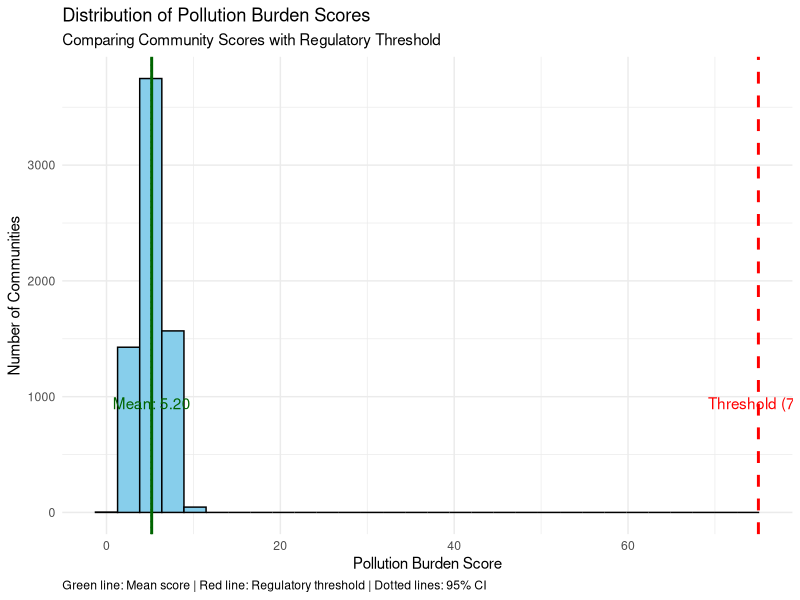
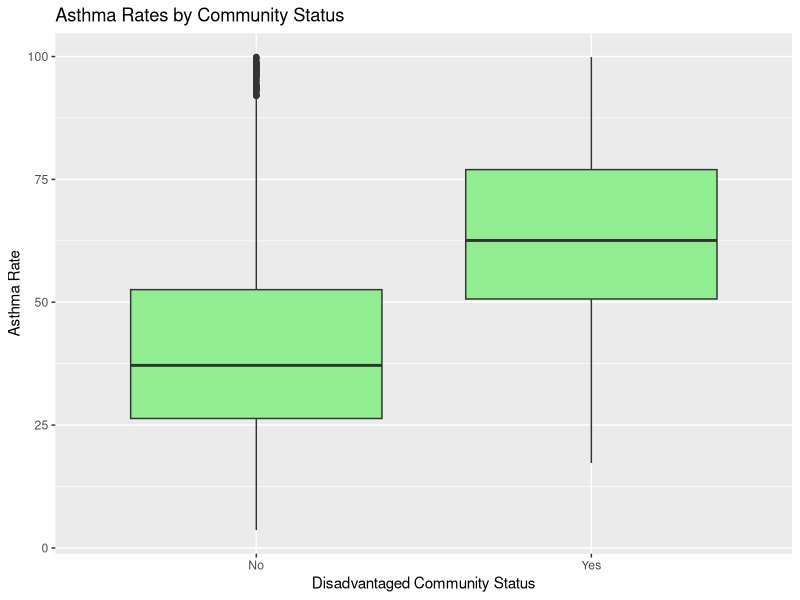
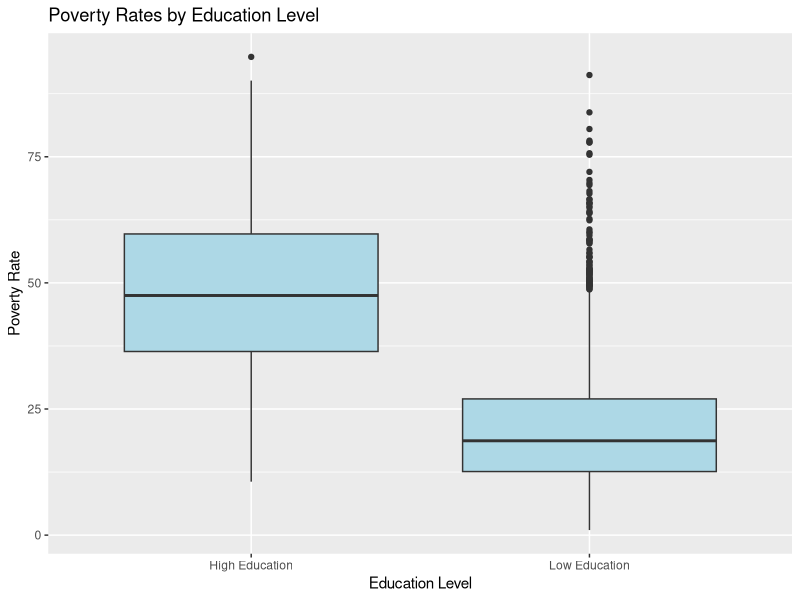
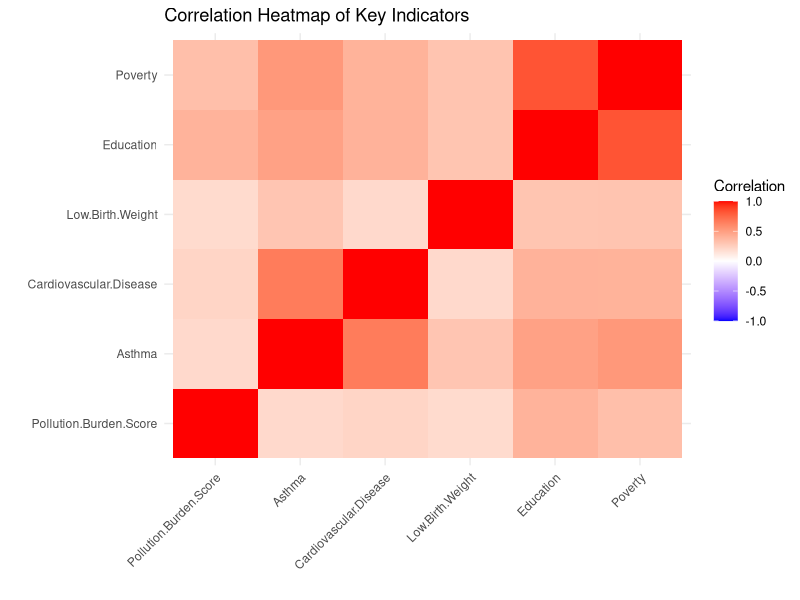
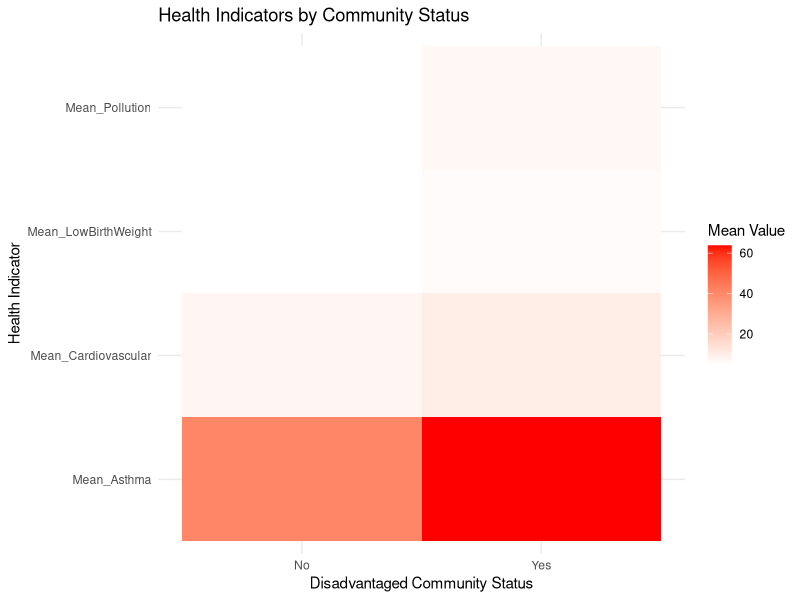

The R source for these figures, in order:
# Load required libraries
library(tidyverse)
library(ggplot2)
library(dplyr)
library(tidyr)
library(stats)

# Read and clean the original data
data <- read.csv("calenviroscreen.csv", sep=";")
# Data cleaning steps
data_clean <- data %>%
  na.omit() %>% 
  mutate(
    CES.3.0.Percentile = as.numeric(gsub("[^0-9.]", "", CES.3.0.Percentile))
  )

# Clean numeric columns
numeric_cols <- c("Total.Population", "CES.3.0.Score", "Ozone", "PM2.5", "Diesel.PM", 
                  "Drinking.Water", "Pesticides", "Tox..Release", "Traffic", "Cleanup.Sites",
                  "Groundwater.Threats", "Haz..Waste", "Imp..Water.Bodies", "Solid.Waste",
                  "Pollution.Burden", "Pollution.Burden.Score", "Asthma", "Low.Birth.Weight",
                  "Cardiovascular.Disease", "Education", "Linguistic.Isolation", "Poverty",
                  "Unemployment", "Housing.Burden")

for(col in numeric_cols) {
  data_clean[[col]] <- as.numeric(gsub(",", ".", data_clean[[col]]))
}

# Remove outliers function
remove_outliers <- function(x) {
  qnt <- quantile(x, probs=c(.25, .75), na.rm=TRUE)
  H <- 1.5 * IQR(x, na.rm=TRUE)
  x[x < (qnt[1] - H)] <- NA
  x[x > (qnt[2] + H)] <- NA
  return(x)
}

# Apply outlier removal to key indicators
key_indicators <- c("Asthma", "Cardiovascular.Disease", "Low.Birth.Weight", 
                    "Education", "Poverty", "Pollution.Burden.Score")

for(col in key_indicators) {
  data_clean[[col]] <- remove_outliers(data_clean[[col]])
}

# Remove NA values and unreasonable values
data_clean <- data_clean %>%
  na.omit() %>%
  filter(
    Asthma >= 0 & Asthma <= 100,
    Cardiovascular.Disease >= 0 & Cardiovascular.Disease <= 100,
    Low.Birth.Weight >= 0 & Low.Birth.Weight <= 100,
    Education >= 0 & Education <= 100,
    Poverty >= 0 & Poverty <= 100,
    Pollution.Burden.Score >= 0 & Pollution.Burden.Score <= 100
  )

# Question 1: One-Sample Test
# Is the average Pollution Burden Score significantly different from 75?

# Perform one-sample t-test for Pollution Burden Score
pollution_test <- t.test(data_clean$Pollution.Burden.Score, mu = 75)

# Create visualization for Pollution Burden Score
pollution_hist <- ggplot(data_clean, aes(x = Pollution.Burden.Score)) +
  geom_histogram(fill = "skyblue", color = "black", bins = 30) +
  geom_vline(xintercept = 75, color = "red", linetype = "dashed", size = 1) +
  geom_vline(xintercept = mean(data_clean$Pollution.Burden.Score), 
             color = "darkgreen", size = 1) +
  geom_vline(xintercept = pollution_test$conf.int[1], 
             color = "darkgreen", linetype = "dotted") +
  geom_vline(xintercept = pollution_test$conf.int[2], 
             color = "darkgreen", linetype = "dotted") +
  annotate("text", x = 75, y = max(hist(data_clean$Pollution.Burden.Score, plot = FALSE)$counts), 
           label = "Threshold (75)", color = "red", vjust = -1) +
  annotate("text", x = mean(data_clean$Pollution.Burden.Score), 
           y = max(hist(data_clean$Pollution.Burden.Score, plot = FALSE)$counts), 
           label = sprintf("Mean: %.2f", mean(data_clean$Pollution.Burden.Score)), 
           color = "darkgreen", vjust = -1) +
  labs(title = "Distribution of Pollution Burden Scores",
       subtitle = "Comparing Community Scores with Regulatory Threshold",
       x = "Pollution Burden Score",
       y = "Number of Communities",
       caption = "Green line: Mean score | Red line: Regulatory threshold | Dotted lines: 95% CI") +
  theme_minimal() +
  theme(plot.caption = element_text(hjust = 0))

# Question 2: Two-Sample Test for Asthma Rates
# Compare Asthma rates between disadvantaged and non-disadvantaged communities

# Perform two-sample t-test for Asthma rates
asthma_test <- t.test(Asthma ~ SB.535.Disadvantaged.Community, data = data_clean)

# Create visualization for Asthma comparison
asthma_box <- ggplot(data_clean, aes(x = SB.535.Disadvantaged.Community, y = Asthma)) +
  geom_boxplot(fill = "lightgreen") +
  labs(title = "Asthma Rates by Community Status",
       x = "Disadvantaged Community Status",
       y = "Asthma Rate")

# Question 3: Two-Sample Test for Education and Poverty
# Compare poverty rates between high and low education communities

# Create education groups based on median
education_median <- median(data_clean$Education)
data_clean$Education.Group <- ifelse(data_clean$Education > education_median, 
                                   "High Education", "Low Education")

# Perform two-sample t-test for Poverty rates
poverty_test <- t.test(Poverty ~ Education.Group, data = data_clean)

# Create visualization for Education and Poverty relationship
education_poverty_box <- ggplot(data_clean, aes(x = Education.Group, y = Poverty)) +
  geom_boxplot(fill = "lightblue") +
  labs(title = "Poverty Rates by Education Level",
       x = "Education Level",
       y = "Poverty Rate")

# Save test results
test_results <- list(
  pollution_burden = pollution_test,
  asthma_community = asthma_test,
  poverty_education = poverty_test
)

# Save visualizations
ggsave("plots/pollution_burden_hist.png", pollution_hist, width = 10, height = 6)
ggsave("plots/asthma_community_box.png", asthma_box, width = 10, height = 6)
ggsave("plots/education_poverty_box.png", education_poverty_box, width = 10, height = 6)

# Print test results
cat("\nPollution Burden Score Test Results:\n")
print(pollution_test)

cat("\nAsthma Rates by Community Status Test Results:\n")
print(asthma_test)

cat("\nPoverty Rates by Education Level Test Results:\n")
print(poverty_test)

# Additional summary statistics
summary_stats <- data_clean %>%
  group_by(SB.535.Disadvantaged.Community) %>%
  summarise(
    mean_asthma = mean(Asthma),
    sd_asthma = sd(Asthma),
    mean_pollution = mean(Pollution.Burden.Score),
    sd_pollution = sd(Pollution.Burden.Score)
  )

print("\nSummary Statistics by Community Status:")
print(summary_stats)

# Create correlation matrix for health and environmental indicators
correlation_vars <- data_clean %>%
  select(Pollution.Burden.Score, Asthma, Cardiovascular.Disease, 
         Low.Birth.Weight, Education, Poverty)
cor_matrix <- cor(correlation_vars)

# Create heatmap for correlations
correlation_heatmap <- ggplot(data = as.data.frame(as.table(cor_matrix)),
       aes(x = Var1, y = Var2, fill = Freq)) +
  geom_tile() +
  scale_fill_gradient2(low = "blue", high = "red", mid = "white", 
                      midpoint = 0, limit = c(-1,1)) +
  theme_minimal() +
  theme(axis.text.x = element_text(angle = 45, hjust = 1)) +
  labs(title = "Correlation Heatmap of Key Indicators",
       x = "", y = "", fill = "Correlation")

# Create heatmap for disadvantaged communities
community_heatmap <- data_clean %>%
  group_by(SB.535.Disadvantaged.Community) %>%
  summarise(
    Mean_Asthma = mean(Asthma),
    Mean_Cardiovascular = mean(Cardiovascular.Disease),
    Mean_LowBirthWeight = mean(Low.Birth.Weight),
    Mean_Pollution = mean(Pollution.Burden.Score)
  ) %>%
  pivot_longer(cols = starts_with("Mean_"), 
               names_to = "Indicator", 
               values_to = "Value") %>%
  ggplot(aes(x = SB.535.Disadvantaged.Community, y = Indicator, fill = Value)) +
  geom_tile() +
  scale_fill_gradient(low = "white", high = "red") +
  theme_minimal() +
  labs(title = "Health Indicators by Community Status",
       x = "Disadvantaged Community Status",
       y = "Health Indicator",
       fill = "Mean Value")

# Save the new heatmaps
ggsave("plots/correlation_heatmap.png", correlation_heatmap, width = 10, height = 8)
ggsave("plots/community_heatmap.png", community_heatmap, width = 10, height = 6)
